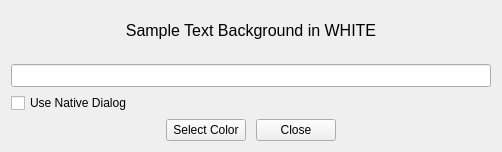
<?xml version="1.0" encoding="UTF-8"?>
<ui version="4.0">
 <class>ColorPicker</class>
 <widget class="QWidget" name="ColorPicker">
  <property name="windowTitle">
   <string/>
  </property>
  <property name="geometry">
   <rect>
    <x>0</x>
    <y>0</y>
    <width>502</width>
    <height>152</height>
   </rect>
  </property>
  <layout class="QGridLayout" name="gridLayout">
   <item row="0" column="0">
    <spacer name="verticalSpacer_3">
     <property name="sizeType">
      <enum>QSizePolicy::Fixed</enum>
     </property>
     <property name="sizeHint" stdset="0">
      <size>
       <width>20</width>
       <height>10</height>
      </size>
     </property>
     <property name="orientation">
      <enum>Qt::Vertical</enum>
     </property>
    </spacer>
   </item>
   <item row="1" column="0">
    <widget class="QLabel" name="label">
     <property name="text">
      <string>Sample Text Background in WHITE</string>
     </property>
     <property name="alignment">
      <set>Qt::AlignCenter</set>
     </property>
     <property name="font">
      <font>
       <pointsize>12</pointsize>
      </font>
     </property>
    </widget>
   </item>
   <item row="2" column="0">
    <spacer name="verticalSpacer_2">
     <property name="sizeHint" stdset="0">
      <size>
       <width>20</width>
       <height>10</height>
      </size>
     </property>
     <property name="orientation">
      <enum>Qt::Vertical</enum>
     </property>
    </spacer>
   </item>
   <item row="3" column="0">
    <widget class="QLineEdit" name="colorEdit">
     <property name="font">
      <font>
       <pointsize>10</pointsize>
      </font>
     </property>
    </widget>
   </item>
   <item row="4" column="0">
    <widget class="QCheckBox" name="native_checkBox">
     <property name="text">
      <string>Use Native Dialog</string>
     </property>
    </widget>
   </item>
   <item row="5" column="0">
    <layout class="QHBoxLayout" name="horizontalLayout">
     <property name="spacing">
      <number>10</number>
     </property>
     <item>
      <spacer name="horizontalSpacer_1">
       <property name="sizeHint" stdset="0">
        <size>
         <width>150</width>
         <height>20</height>
        </size>
       </property>
       <property name="orientation">
        <enum>Qt::Horizontal</enum>
       </property>
      </spacer>
     </item>
     <item>
      <widget class="QPushButton" name="selectColor_PB">
       <property name="text">
        <string>Select Color</string>
       </property>
      </widget>
     </item>
     <item>
      <widget class="QPushButton" name="closePB">
       <property name="text">
        <string>Close</string>
       </property>
      </widget>
     </item>
     <item>
      <spacer name="horizontalSpacer_3">
       <property name="sizeHint" stdset="0">
        <size>
         <width>150</width>
         <height>20</height>
        </size>
       </property>
       <property name="orientation">
        <enum>Qt::Horizontal</enum>
       </property>
      </spacer>
     </item>
    </layout>
   </item>
  </layout>
 </widget>
 <resources/>
 <connections/>
</ui>
